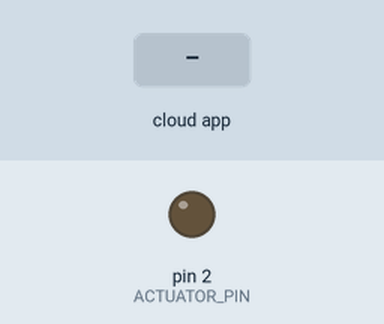
The sketch below on a simulated Arduino Uno, built with avr-gcc and run on an emulated ATmega328P. On the bench: output pins drawn as LEDs (lit = HIGH). The test bench sets the inputs (shaded band).

Above: at 2.7 s.
2.8 s: the phone or cloud app sets 0 to 1
At 4.7 s:
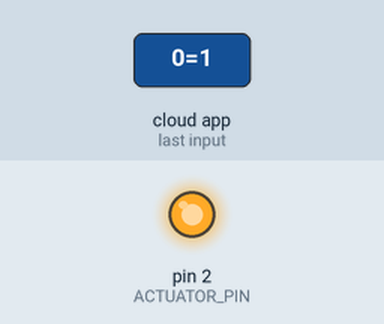
5.0 s: the phone or cloud app sets 0 to 0
At 6.5 s:
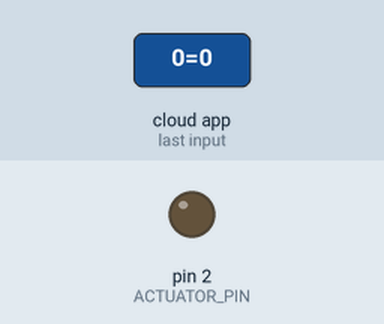
Timing chart, 0 to 8.0 s (numbered marks = the images above; inputs shaded):
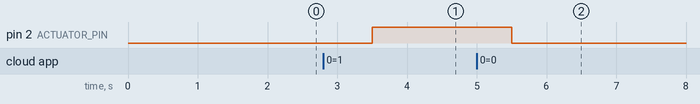

Measured:
- after the input at 2.8 s, pin 2 (ACTUATOR_PIN): LOW → HIGH after 0.70 s
- after the input at 5.0 s, pin 2 (ACTUATOR_PIN): HIGH → LOW after 0.50 s

The sketch:

ledCayenne.ino
```cpp
/*
Cayenne Light Switch Example

This sketch shows how to set up a Light Switch with Cayenne.

The CayenneMQTT Library is required to run this sketch. If you have not already done so you can install it from the Arduino IDE Library Manager.

Steps:
1. In the Cayenne Dashboard add a new Light Switch Widget.
2. Select a virtual channel number for the widget.
3. Set the VIRTUAL_CHANNEL value below to virtual channel you selected.
4. Attach the negative leg of an LED to ground and the other leg to the selected digital pin.
   Schematic:
   [Ground] -- [LED] -- [Resistor] -- [Digital Pin]
5. Set the ACTUATOR_PIN value below to the pin number you used when connecting your LED.
6. Set the Cayenne authentication info to match the authentication info from the Dashboard.
7. Compile and upload this sketch.
8. Once the Arduino connects to the Dashboard you can use the widget button to turn the LED on and off.
*/

#define CAYENNE_PRINT Serial  // Comment this out to disable prints and save space
#include <CayenneMQTTEthernet.h>

// Cayenne authentication info. This should be obtained from the Cayenne Dashboard.
char username[] = "c81e3360-9c84-11ea-a67f-15e30d90bbf4";
char password[] = "5ea1f9a036461d25e55ad4139aa32782a1364d3c";
char clientID[] = "1a691c60-c5da-11ea-93bf-d33a96695544";

#define VIRTUAL_CHANNEL 0
#define ACTUATOR_PIN 2 // Do not use digital pins 0 or 1 since those conflict with the use of Serial.

void setup()
{
  Serial.begin(9600);
  pinMode(ACTUATOR_PIN, OUTPUT);
  Cayenne.begin(username, password, clientID);
}

void loop()
{
  Cayenne.loop();
}

// This function is called when data is sent from Cayenne.
CAYENNE_IN(VIRTUAL_CHANNEL)
{
  int value = getValue.asInt();
  CAYENNE_LOG("Channel %d, pin %d, value %d", VIRTUAL_CHANNEL, ACTUATOR_PIN, value);
  // Write the value received to the digital pin.
  digitalWrite(ACTUATOR_PIN, value);
}

// This function is called at intervals to send data to Cayenne and keep the device online.
// Will create a temporary green widget on Channel 0, make it permanent by clicking on '+'.
CAYENNE_OUT(0)
{
  CAYENNE_LOG("Send data for Virtual Channel 0");
  // This command writes the device's uptime in seconds to the Virtual Channel.
  Cayenne.virtualWrite(0, millis() / 1000);
}
```
